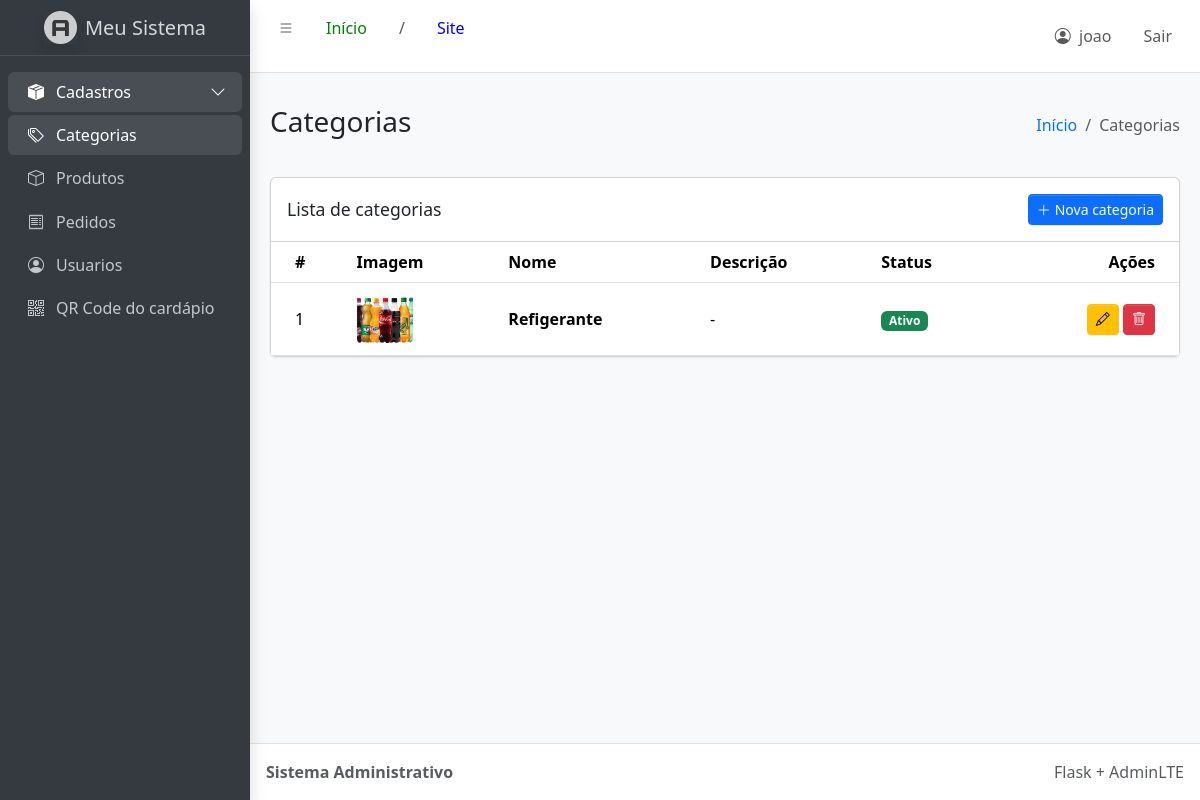
Before: /listar_categorias (signed in) with the older database file.
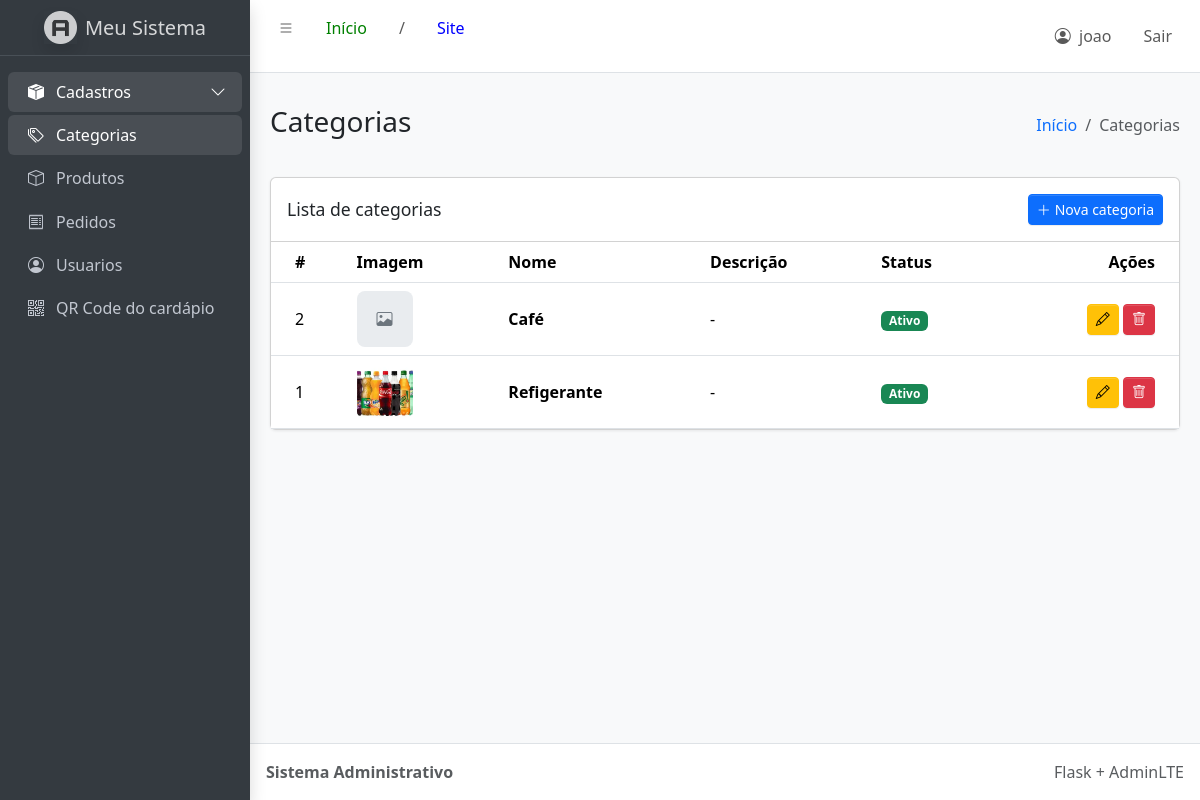
After: the same page with the newer database file.
### tables this page shows
CREATE TABLE categoria(
   id integer primary key autoincrement,
   nome varchar(50) not null,
   descricao text, 
   ativo boolean,
   imagem blob,
   img varchar(100)
);

### app.py (the view)
@app.route('/listar_categorias')
def listarCategoria():
    with conexao() as conn:
        categorias = conn.execute('SELECT * FROM categoria ORDER BY id DESC').fetchall()
    return render_template('admin/listar_categoria.html', categorias=categorias)

### app.py (called while the page is built, shortened)
def conexao():
    return abrir_banco(app.config['DATABASE'])

@app.before_request
def exigir_login():
    endpoints_publicos = {
        'static',
        'inicio_publico',
        'loginUsuario',
        'catalogo',
        'viewer_categoria',
        'viewer_produto',
        'orders.criar_pedido',
    }
    if request.endpoint not in endpoints_publicos and 'usuario_id' not in session:
        flash('Faça login para acessar essa página.', 'warning')
        return redirect(url_for('loginUsuario'))

### database.py (called while the page is built)
@contextmanager
def abrir_banco(caminho_banco, habilitar_chaves_estrangeiras=False):
    conexao = conectar(caminho_banco, habilitar_chaves_estrangeiras)
    try:
        with conexao:
            yield conexao
    finally:
        conexao.close()

def conectar(caminho_banco, habilitar_chaves_estrangeiras=False):
    conexao = sqlite3.connect(caminho_banco, timeout=10)
    conexao.row_factory = sqlite3.Row
    if habilitar_chaves_estrangeiras:
        conexao.execute('PRAGMA foreign_keys = ON')
    return conexao

### templates/admin/listar_categoria.html (shortened to what this page needs)
{% extends 'admin/base.html' %}
{% block page_title %}Categorias{% endblock %}
{% block breadcrumb %}Categorias{% endblock %}
{% block content %}
<div class="card">
  <div class="card-header d-flex align-items-center">
    <h3 class="card-title mb-0">Lista de categorias</h3>
    <a href="{{ url_for('cadastrarCategoria') }}" class="btn btn-primary btn-sm ms-auto">
      <i class="bi bi-plus-lg me-1"></i>Nova categoria
    </a>
  </div>
  <div class="card-body p-0">
    <div class="table-responsive">
      <table class="table table-hover align-middle mb-0">
        <thead>
          <tr><th>#</th><th>Imagem</th><th>Nome</th><th>Descrição</th><th>Status</th><th class="text-end">Ações</th></tr>
        </thead>
        <tbody>
        {% for i in categorias %}
          <tr>
            <td>{{ i.id }}</td>
            <td>
              {% if i.img %}
                <img src="{{ url_for('static', filename=i.img) }}" class="table-thumb" alt="{{ i.nome }}">
              {% else %}
                <span class="placeholder-image"><i class="bi bi-image text-secondary"></i></span>
              {% endif %}
            </td>
            <td class="fw-semibold">{{ i.nome }}</td>
            <td>{{ i.descricao or '-' }}</td>
            <td>
              {% if i.ativo|string == 'True' %}<span class="badge text-bg-success">Ativo</span>
              {% else %}<span class="badge text-bg-secondary">Inativo</span>{% endif %}
            </td>
            <td class="text-end text-nowrap">
              <a href="{{ url_for('editarCategoria', id=i.id) }}" class="btn btn-sm btn-warning"><i class="bi bi-pencil"></i></a>
              <a href="{{ url_for('excluirCategoria', id=i.id) }}" class="btn btn-sm btn-danger"><i class="bi bi-trash"></i></a>
            </td>
          </tr>
        {% else %}
          <tr><td colspan="6" class="text-center text-secondary py-4">Nenhuma categoria cadastrada.</td></tr>
        {% endfor %}
        </tbody>
      </table>
    </div>
  </div>
</div>
{% endblock %}

Changed rows visible on the page:
added categoria: id "2", nome "Café", descricao "-", ativo "Ativo"
